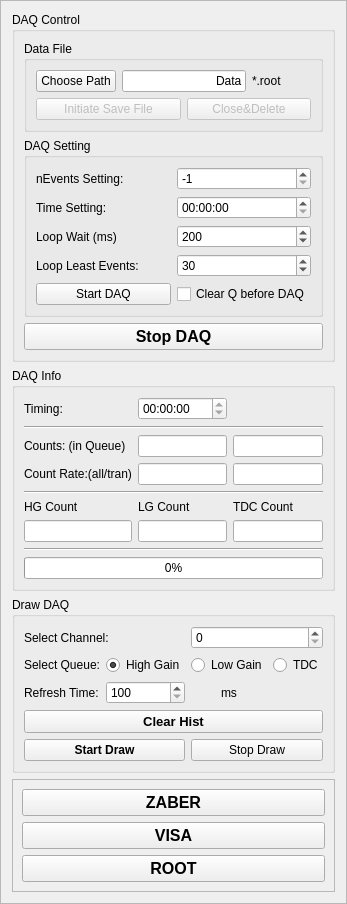
  <widget class="QFrame" name="frame_6">
   <property name="geometry">
    <rect>
     <x>660</x>
     <y>20</y>
     <width>331</width>
     <height>871</height>
    </rect>
   </property>
   <property name="frameShape">
    <enum>QFrame::StyledPanel</enum>
   </property>
   <property name="frameShadow">
    <enum>QFrame::Raised</enum>
   </property>
   <layout class="QGridLayout" name="gridLayout_23">
    <item row="3" column="0">
     <widget class="QGroupBox" name="groupBox_10">
      <property name="title">
       <string>Draw DAQ</string>
      </property>
      <layout class="QGridLayout" name="gridLayout_14">
       <item row="4" column="2" colspan="2">
        <widget class="QPushButton" name="btnStopDraw">
         <property name="font">
          <font>
           <bold>false</bold>
          </font>
         </property>
         <property name="text">
          <string>Stop Draw</string>
         </property>
        </widget>
       </item>
       <item row="1" column="2">
        <widget class="QRadioButton" name="btnLGDraw">
         <property name="text">
          <string>Low Gain</string>
         </property>
        </widget>
       </item>
       <item row="1" column="0">
        <widget class="QLabel" name="label_26">
         <property name="text">
          <string>Select Queue:</string>
         </property>
        </widget>
       </item>
       <item row="1" column="1">
        <widget class="QRadioButton" name="btnHGDraw">
         <property name="text">
          <string>High Gain</string>
         </property>
         <property name="checked">
          <bool>true</bool>
         </property>
        </widget>
       </item>
       <item row="2" column="1">
        <widget class="QSpinBox" name="boxRefreshTime">
         <property name="minimum">
          <number>100</number>
         </property>
         <property name="maximum">
          <number>999999999</number>
         </property>
        </widget>
       </item>
       <item row="2" column="0">
        <widget class="QLabel" name="label_28">
         <property name="text">
          <string>Refresh Time:</string>
         </property>
        </widget>
       </item>
       <item row="4" column="0" colspan="2">
        <widget class="QPushButton" name="btnStartDraw">
         <property name="font">
          <font>
           <bold>true</bold>
          </font>
         </property>
         <property name="text">
          <string>Start Draw</string>
         </property>
        </widget>
       </item>
       <item row="0" column="2" colspan="2">
        <widget class="QSpinBox" name="boxDrawCh">
         <property name="maximum">
          <number>32</number>
         </property>
        </widget>
       </item>
       <item row="1" column="3">
        <widget class="QRadioButton" name="btnTDCDraw">
         <property name="text">
          <string>TDC</string>
         </property>
        </widget>
       </item>
       <item row="2" column="2">
        <widget class="QLabel" name="label_29">
         <property name="text">
          <string>ms</string>
         </property>
         <property name="alignment">
          <set>Qt::AlignCenter</set>
         </property>
        </widget>
       </item>
       <item row="0" column="0" colspan="2">
        <widget class="QLabel" name="label_27">
         <property name="text">
          <string>Select Channel:</string>
         </property>
        </widget>
       </item>
       <item row="3" column="0" colspan="4">
        <widget class="QPushButton" name="btnClearDraw">
         <property name="font">
          <font>
           <pointsize>10</pointsize>
           <bold>true</bold>
          </font>
         </property>
         <property name="text">
          <string>Clear Hist</string>
         </property>
        </widget>
       </item>
      </layout>
     </widget>
    </item>
    <item row="0" column="0">
     <widget class="QGroupBox" name="grpDAQctrl">
      <property name="title">
       <string>DAQ Control</string>
      </property>
      <layout class="QGridLayout" name="gridLayout_22">
       <item row="0" column="0">
        <widget class="QGroupBox" name="groupBox_9">
         <property name="title">
          <string>Data File</string>
         </property>
         <layout class="QGridLayout" name="gridLayout_9">
          <item row="0" column="0">
           <widget class="QPushButton" name="btnPath">
            <property name="text">
             <string>Choose Path</string>
            </property>
           </widget>
          </item>
          <item row="0" column="1" colspan="2">
           <widget class="QLineEdit" name="lblFileName">
            <property name="text">
             <string>Data</string>
            </property>
            <property name="alignment">
             <set>Qt::AlignRight|Qt::AlignTrailing|Qt::AlignVCenter</set>
            </property>
           </widget>
          </item>
          <item row="0" column="3">
           <widget class="QLabel" name="lblFileSuf">
            <property name="text">
             <string>*.root</string>
            </property>
            <property name="alignment">
             <set>Qt::AlignLeading|Qt::AlignLeft|Qt::AlignVCenter</set>
            </property>
           </widget>
          </item>
          <item row="1" column="0" colspan="2">
           <widget class="QPushButton" name="btnFileInit">
            <property name="enabled">
             <bool>false</bool>
            </property>
            <property name="text">
             <string>Initiate Save File</string>
            </property>
           </widget>
          </item>
          <item row="1" column="2" colspan="2">
           <widget class="QPushButton" name="btnFileClose">
            <property name="enabled">
             <bool>false</bool>
            </property>
            <property name="text">
             <string>Close&amp;&amp;Delete</string>
            </property>
           </widget>
          </item>
         </layout>
        </widget>
       </item>
       <item row="3" column="0">
        <widget class="QPushButton" name="btnDAQStop">
         <property name="font">
          <font>
           <pointsize>12</pointsize>
           <bold>true</bold>
          </font>
         </property>
         <property name="text">
          <string>Stop DAQ</string>
         </property>
        </widget>
       </item>
       <item row="1" column="0">
        <widget class="QGroupBox" name="grpDAQStart">
         <property name="title">
          <string>DAQ Setting</string>
         </property>
         <layout class="QGridLayout" name="gridLayout_10">
          <item row="0" column="1">
           <widget class="QSpinBox" name="boxDAQEvent">
            <property name="minimum">
             <number>-1</number>
            </property>
            <property name="maximum">
             <number>999999999</number>
            </property>
            <property name="value">
             <number>-1</number>
            </property>
           </widget>
          </item>
          <item row="1" column="1">
           <widget class="QTimeEdit" name="timeDAQSetting">
            <property name="displayFormat">
             <string>HH:mm:ss</string>
            </property>
            <property name="time">
             <time>
              <hour>0</hour>
              <minute>0</minute>
              <second>0</second>
             </time>
            </property>
           </widget>
          </item>
          <item row="2" column="1">
           <widget class="QSpinBox" name="boxBufferWait">
            <property name="minimum">
             <number>1</number>
            </property>
            <property name="maximum">
             <number>999999999</number>
            </property>
            <property name="value">
             <number>200</number>
            </property>
           </widget>
          </item>
          <item row="1" column="0">
           <widget class="QLabel" name="label_19">
            <property name="text">
             <string>Time Setting:</string>
            </property>
           </widget>
          </item>
          <item row="0" column="0">
           <widget class="QLabel" name="label_32">
            <property name="text">
             <string>nEvents Setting:</string>
            </property>
           </widget>
          </item>
          <item row="2" column="0">
           <widget class="QLabel" name="label_2">
            <property name="text">
             <string>Loop Wait (ms)</string>
            </property>
           </widget>
          </item>
          <item row="3" column="0">
           <widget class="QLabel" name="label_3">
            <property name="text">
             <string>Loop Least Events:</string>
            </property>
           </widget>
          </item>
          <item row="3" column="1">
           <widget class="QSpinBox" name="boxLeastEvents">
            <property name="minimum">
             <number>1</number>
            </property>
            <property name="maximum">
             <number>1000</number>
            </property>
            <property name="value">
             <number>30</number>
            </property>
           </widget>
          </item>
          <item row="4" column="0">
           <widget class="QPushButton" name="btnDAQStart">
            <property name="text">
             <string>Start DAQ</string>
            </property>
           </widget>
          </item>
          <item row="4" column="1">
           <widget class="QCheckBox" name="boxClearQueue">
            <property name="text">
             <string>Clear Q before DAQ</string>
            </property>
           </widget>
          </item>
         </layout>
        </widget>
       </item>
      </layout>
     </widget>
    </item>
    <item row="5" column="0">
     <widget class="QFrame" name="frame_5">
      <property name="frameShape">
       <enum>QFrame::StyledPanel</enum>
      </property>
      <property name="frameShadow">
       <enum>QFrame::Raised</enum>
      </property>
      <layout class="QGridLayout" name="gridLayout_16">
       <item row="1" column="0">
        <widget class="QPushButton" name="btnZaberControl">
         <property name="font">
          <font>
           <pointsize>12</pointsize>
           <bold>true</bold>
          </font>
         </property>
         <property name="text">
          <string>ZABER</string>
         </property>
        </widget>
       </item>
       <item row="2" column="0">
        <widget class="QPushButton" name="btnVISAControl">
         <property name="font">
          <font>
           <pointsize>12</pointsize>
           <bold>true</bold>
          </font>
         </property>
         <property name="text">
          <string>VISA</string>
         </property>
        </widget>
       </item>
       <item row="3" column="0">
        <widget class="QPushButton" name="btnDraw">
         <property name="font">
          <font>
           <pointsize>12</pointsize>
           <bold>true</bold>
          </font>
         </property>
         <property name="text">
          <string>ROOT</string>
         </property>
        </widget>
       </item>
      </layout>
     </widget>
    </item>
    <item row="2" column="0">
     <widget class="QGroupBox" name="grpDAQInfo">
      <property name="title">
       <string>DAQ Info</string>
      </property>
      <layout class="QGridLayout" name="gridLayout_11">
       <item row="5" column="2">
        <widget class="QLabel" name="label_36">
         <property name="text">
          <string>TDC Count</string>
         </property>
        </widget>
       </item>
       <item row="5" column="0">
        <widget class="QLabel" name="label_25">
         <property name="text">
          <string>HG Count</string>
         </property>
        </widget>
       </item>
       <item row="2" column="1">
        <widget class="QLineEdit" name="lineDAQCount">
         <property name="readOnly">
          <bool>true</bool>
         </property>
        </widget>
       </item>
       <item row="6" column="2">
        <widget class="QLineEdit" name="lineTDCDAQCount">
         <property name="readOnly">
          <bool>true</bool>
         </property>
        </widget>
       </item>
       <item row="2" column="0">
        <widget class="QLabel" name="label_37">
         <property name="text">
          <string>Counts: (in Queue)</string>
         </property>
        </widget>
       </item>
       <item row="1" column="0" colspan="3">
        <widget class="Line" name="line_6">
         <property name="orientation">
          <enum>Qt::Horizontal</enum>
         </property>
        </widget>
       </item>
       <item row="3" column="2">
        <widget class="QLineEdit" name="lineCountRateTran">
         <property name="readOnly">
          <bool>true</bool>
         </property>
        </widget>
       </item>
       <item row="5" column="1">
        <widget class="QLabel" name="label_35">
         <property name="text">
          <string>LG Count</string>
         </property>
        </widget>
       </item>
       <item row="3" column="1">
        <widget class="QLineEdit" name="lineCountRate">
         <property name="readOnly">
          <bool>true</bool>
         </property>
        </widget>
       </item>
       <item row="9" column="0" colspan="3">
        <widget class="QProgressBar" name="pbarDAQ">
         <property name="value">
          <number>0</number>
         </property>
        </widget>
       </item>
       <item row="2" column="2">
        <widget class="QLineEdit" name="lineUnreadCount">
         <property name="readOnly">
          <bool>true</bool>
         </property>
        </widget>
       </item>
       <item row="0" column="1">
        <widget class="QTimeEdit" name="timerDAQ">
         <property name="readOnly">
          <bool>true</bool>
         </property>
         <property name="displayFormat">
          <string>HH:mm:ss</string>
         </property>
         <property name="calendarPopup">
          <bool>false</bool>
         </property>
        </widget>
       </item>
       <item row="8" column="0" colspan="3">
        <widget class="Line" name="line_19">
         <property name="orientation">
          <enum>Qt::Horizontal</enum>
         </property>
        </widget>
       </item>
       <item row="4" column="0" colspan="3">
        <widget class="Line" name="line_8">
         <property name="orientation">
          <enum>Qt::Horizontal</enum>
         </property>
        </widget>
       </item>
       <item row="6" column="1">
        <widget class="QLineEdit" name="lineLGDAQCount">
         <property name="readOnly">
          <bool>true</bool>
         </property>
        </widget>
       </item>
       <item row="6" column="0">
        <widget class="QLineEdit" name="lineHGDAQCount">
         <property name="readOnly">
          <bool>true</bool>
         </property>
        </widget>
       </item>
       <item row="0" column="0">
        <widget class="QLabel" name="label_4">
         <property name="text">
          <string>Timing:</string>
         </property>
        </widget>
       </item>
       <item row="3" column="0">
        <widget class="QLabel" name="label_31">
         <property name="text">
          <string>Count Rate:(all/tran)</string>
         </property>
        </widget>
       </item>
      </layout>
     </widget>
    </item>
    <item row="4" column="0">
     <spacer name="verticalSpacer">
      <property name="orientation">
       <enum>Qt::Vertical</enum>
      </property>
      <property name="sizeHint" stdset="0">
       <size>
        <width>20</width>
        <height>40</height>
       </size>
      </property>
     </spacer>
    </item>
   </layout>
  </widget>
